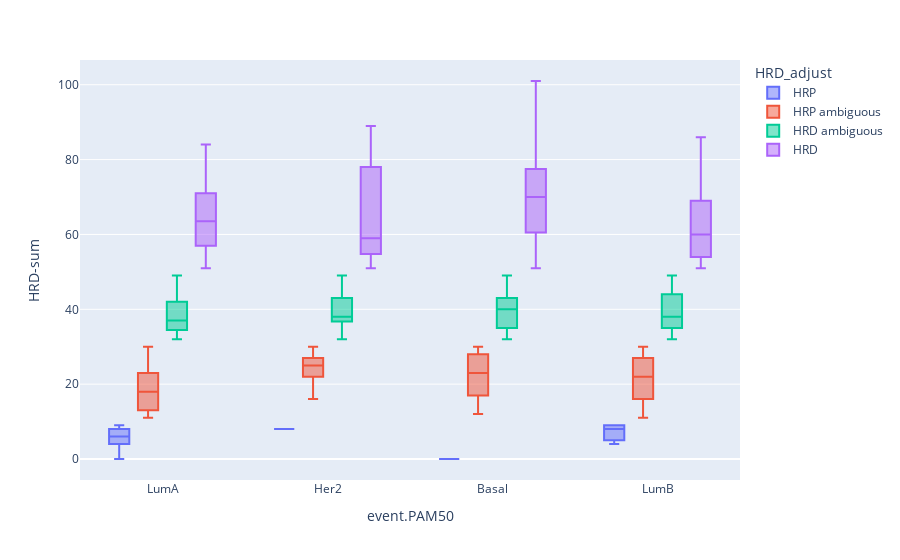

Source (notebook cell):
### Code cell
px.box(metadata_dropna, x = 'event.PAM50', y = 'HRD-sum', color = 'HRD_adjust')

### Figure 1 — Plotly figure (JSON) as saved in the notebook; plotly's stock layout.template omitted (floating-point values rounded to 4 significant figures; data arrays with more than 128 entries replaced by an {"elided": "..."} marker saying what was removed)
{"data": [{"alignmentgroup": "True", "hovertemplate": "HRD_adjust=HRP<br>event.PAM50=%{x}<br>HRD-sum=%{y}<extra></extra>", "legendgroup": "HRP", "marker": {"color": "#636efa"}, "name": "HRP", "notched": false, "offsetgroup": "HRP", "orientation": "v", "showlegend": true, "type": "box", "x": {"elided": "183 str values"}, "x0": " ", "xaxis": "x", "y": {"elided": "183 int values"}, "y0": " ", "yaxis": "y"}, {"alignmentgroup": "True", "hovertemplate": "HRD_adjust=HRP ambiguous<br>event.PAM50=%{x}<br>HRD-sum=%{y}<extra></extra>", "legendgroup": "HRP ambiguous", "marker": {"color": "#EF553B"}, "name": "HRP ambiguous", "notched": false, "offsetgroup": "HRP ambiguous", "orientation": "v", "showlegend": true, "type": "box", "x": {"elided": "320 str values"}, "x0": " ", "xaxis": "x", "y": {"elided": "320 int values"}, "y0": " ", "yaxis": "y"}, {"alignmentgroup": "True", "hovertemplate": "HRD_adjust=HRD ambiguous<br>event.PAM50=%{x}<br>HRD-sum=%{y}<extra></extra>", "legendgroup": "HRD ambiguous", "marker": {"color": "#00cc96"}, "name": "HRD ambiguous", "notched": false, "offsetgroup": "HRD ambiguous", "orientation": "v", "showlegend": true, "type": "box", "x": {"elided": "163 str values"}, "x0": " ", "xaxis": "x", "y": {"elided": "163 int values"}, "y0": " ", "yaxis": "y"}, {"alignmentgroup": "True", "hovertemplate": "HRD_adjust=HRD<br>event.PAM50=%{x}<br>HRD-sum=%{y}<extra></extra>", "legendgroup": "HRD", "marker": {"color": "#ab63fa"}, "name": "HRD", "notched": false, "offsetgroup": "HRD", "orientation": "v", "showlegend": true, "type": "box", "x": {"elided": "145 str values"}, "x0": " ", "xaxis": "x", "y": {"elided": "145 int values"}, "y0": " ", "yaxis": "y"}], "layout": {"boxmode": "group", "legend": {"title": {"text": "HRD_adjust"}, "tracegroupgap": 0}, "margin": {"t": 60}, "xaxis": {"anchor": "y", "domain": [0, 1], "title": {"text": "event.PAM50"}}, "yaxis": {"anchor": "x", "domain": [0, 1], "title": {"text": "HRD-sum"}}}}
